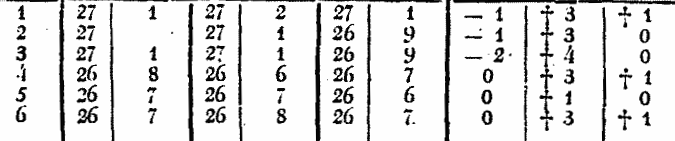
#> input picture extract_simple_table_struct/example_subtable_rot_numbers.png, 675 x 141 px
$ jupyter execute --allow-errors extract_simple_table_structure.ipynb   (older library calls are emulated)
#> lines starting #> are read from the running program, lines starting #| are printed output that depends on the picture; after the words box and inside, x2 and y2 are one past the last pixel; in counts of white or black regions, pixels touching at a corner belong together
# Find tables in picture-textfile

First import all required packages

[cell 1]
# general tools
import os, sys
import numpy as np

[cell 2]
import cv2

[cell 3]
from IPython.display import Image

[cell 4]
import imutils
import matplotlib.pyplot as plt

[cell 5]
# tools for OCR
import pytesseract
from pytesseract import image_to_string

## Determine table structure

[cell 6]
# define image name
img_name = "example_subtable_rot_numbers.png"
# define path where image is stored
src_path = './'

first we look at the file:

[cell 7]
Image(filename=img_name)

[cell 8]
# now we read the file
img = cv2.imread(os.path.join(src_path,img_name))
#> img is the input picture: shape (141, 675, 3); min 0, max 255, mean 224.3

### Naive reading

#> (a cell that did not finish here is left out)

#> (a cell that did not finish here is left out)

# Try contour finding

This only works if there's only one table on a page
Important parameters:
 - morph_size
 - min_text_height_limit
 - max_text_height_limit
 - cell_threshold
 - min_columns

#### Subroutines

[cell 11]
def pre_process_image(img, save_in_file, morph_size=(8, 8)):

    # get rid of the color
    pre = cv2.cvtColor(img, cv2.COLOR_BGR2GRAY)
    # Otsu threshold
    pre = cv2.threshold(pre, 250, 255, cv2.THRESH_BINARY | cv2.THRESH_OTSU)[1]
    # dilate the text to make it solid spot
    cpy = pre.copy()
    struct = cv2.getStructuringElement(cv2.MORPH_RECT, morph_size)
    cpy = cv2.dilate(~cpy, struct, anchor=(-1, -1), iterations=1)
    pre = ~cpy

    if save_in_file is not None:
        cv2.imwrite(save_in_file, pre)
    return pre

[cell 12]
def find_text_boxes(pre, min_text_height_limit=10, max_text_height_limit=40):
    # Looking for the text spots contours
    contours = cv2.findContours(pre, cv2.RETR_LIST, cv2.CHAIN_APPROX_SIMPLE)
    #contours = contours[0] if imutils.is_cv2() else contours[1]
    contours = contours[0]

    # Getting the texts bounding boxes based on the text size assumptions
    boxes = []
    for contour in contours:
        box = cv2.boundingRect(contour)
        h = box[3]

        if min_text_height_limit < h < max_text_height_limit:
            boxes.append(box)

    return boxes

[cell 13]
def find_table_in_boxes(boxes, cell_threshold=10, min_columns=2):
    rows = {}
    cols = {}

    # Clustering the bounding boxes by their positions
    for box in boxes:
        (x, y, w, h) = box
        col_key = x // cell_threshold
        row_key = y // cell_threshold
        cols[row_key] = [box] if col_key not in cols else cols[col_key] + [box]
        rows[row_key] = [box] if row_key not in rows else rows[row_key] + [box]

    # Filtering out the clusters having less than 2 cols
    table_cells = list(filter(lambda r: len(r) >= min_columns, rows.values()))
    # Sorting the row cells by x coord
    table_cells = [list(sorted(tb)) for tb in table_cells]
    # Sorting rows by the y coord
    table_cells = list(sorted(table_cells, key=lambda r: r[0][1]))

    return table_cells

[cell 14]
def build_lines(table_cells):
    if table_cells is None or len(table_cells) <= 0:
        return [], []

    max_last_col_width_row = max(table_cells, key=lambda b: b[-1][2])
    max_x = max_last_col_width_row[-1][0] + max_last_col_width_row[-1][2]

    max_last_row_height_box = max(table_cells[-1], key=lambda b: b[3])
    max_y = max_last_row_height_box[1] + max_last_row_height_box[3]

    hor_lines = []
    ver_lines = []

    for box in table_cells:
        x = box[0][0]
        y = box[0][1]
        hor_lines.append((x, y, max_x, y))

    for box in table_cells[0]:
        x = box[0]
        y = box[1]
        ver_lines.append((x, y, x, max_y))

    (x, y, w, h) = table_cells[0][-1]
    ver_lines.append((max_x, y, max_x, max_y))
    (x, y, w, h) = table_cells[0][0]
    hor_lines.append((x, max_y, max_x, max_y))

    return hor_lines, ver_lines

#### Main part

[cell 15]
pre_file = os.path.join("./", "pre.png")
out_file = os.path.join("./", "out.png")

[cell 16]
pre_processed = pre_process_image(img, pre_file, morph_size=(6,2))
#> in pre_process_image, `pre = cv2.threshold(pre, 250, 255, cv2.THRESH_BINARY | cv2.THRESH_OTSU..`:
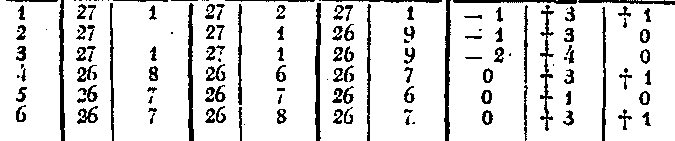
#> pre: shape (141, 675); 87.5% white; 141 black regions (31 under 20 px), largest, box (x1, y1, x2, y2) and area: (444, 0, 451, 141) 616, (315, 3, 321, 141) 600, (187, 3, 194, 141) 595
#> in pre_process_image, `cpy = cv2.dilate(~cpy, struct, anchor=(-1, -1), iterations=1)`:
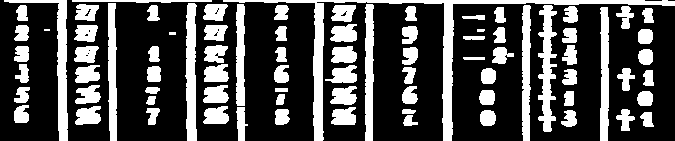
#> cpy: shape (141, 675); 30.1% white; 82 white regions (1 under 20 px), largest, box (x1, y1, x2, y2) and area: (223, 0, 675, 141) 4202, (4, 0, 68, 141) 1457, (538, 5, 557, 132) 1312

[cell 17]
Image(filename=pre_file)

[cell 18]
text_boxes = find_text_boxes(pre_processed, min_text_height_limit=12, max_text_height_limit=40)
#> in find_text_boxes, `contours = cv2.findContours(pre, cv2.RETR_LIST, cv2.CHAIN_APPROX_SIMPLE)`: contours = 89 contours, 13 with area under 20; largest, box (x1, y1, x2, y2) and area: (66, 0, 315, 141) 30944, (452, 3, 675, 141) 27635, (317, 2, 444, 141) 15058, (0, 0, 59, 141) 7796, (537, 4, 558, 133) 1498
#> the loop in find_text_boxes, `for contour in contours:` made 89 passes
#> (box, h) on passes 1 to 8: ((402, 114, 17, 13), 13), ((639, 111, 16, 17), 17), ((560, 109, 18, 19), 19), ((479, 109, 18, 18), 18), ((615, 108, 21, 24), 24), ((401, 108, 16, 7), 7), ((274, 108, 17, 18), 18), ((145, 107, 16, 19), 19)
#> after the loop in find_text_boxes, `for contour in contours:`: boxes = 61 items, first 6: (402, 114, 17, 13), (639, 111, 16, 17), (560, 109, 18, 19), (479, 109, 18, 18), (615, 108, 21, 24), (274, 108, 17, 18)
#> text_boxes has the same summary as boxes in find_text_boxes

[cell 19]
cells = find_table_in_boxes(text_boxes, min_columns=2, cell_threshold=20)
#> the loop in find_table_in_boxes, `for box in boxes:` made 61 passes
#> (x, y, w, h, col_key, row_key) on passes 1 to 8: (402, 114, 17, 13, 20, 5), (639, 111, 16, 17, 31, 5), (560, 109, 18, 19, 28, 5), (479, 109, 18, 18, 23, 5), (615, 108, 21, 24, 30, 5), (274, 108, 17, 18, 13, 5), (145, 107, 16, 19, 7, 5), (330, 106, 27, 20, 16, 5)
#> after the loop in find_table_in_boxes, `for box in boxes:`: cols = {5: [(13, 104, 17, 20)], 4: [(74, 84, 28, 21)], 3: [(14, 63, 16, 21)], 2: [(203, 44, 26, 20)], 1: [(329, 23, 29, 20)], 0: [(14, 63, 16, 21), (74, 3, 26, 19)]}; rows = 6 items
#> cells = 6 items

[cell 20]
hor_lines, ver_lines = build_lines(cells)
#> in build_lines, `max_last_col_width_row = max(table_cells, key=lambda b: b[-1][2])`: max_last_col_width_row = [(13, 86, 18, 18), (74, 84, 28, 21), (202, 84, 28, 20), (275, 93, 11, 13), (329, 85, 29, 21), (401, 85, 18, 20), (478, 89, 18, 17), (563, 90, 12, 17), (636, 90, 18, 17)]
#> in build_lines, `max_x = max_last_col_width_row[-1][0] + max_last_col_width_row[-1][2]`: max_x = 654
#> in build_lines, `max_last_row_height_box = max(table_cells[-1], key=lambda b: b[3])`: max_last_row_height_box = (615, 108, 21, 24)
#> in build_lines, `max_y = max_last_row_height_box[1] + max_last_row_height_box[3]`: max_y = 132
#> the loop in build_lines, `for box in table_cells:` made 6 passes
#> (x, y) on passes 1 to 6: (15, 4), (13, 24), (13, 45), (14, 63), (13, 86), (13, 104)
#> after the loop in build_lines, `for box in table_cells:`: hor_lines = [(15, 4, 654, 4), (13, 24, 654, 24), (13, 45, 654, 45), (14, 63, 654, 63), (13, 86, 654, 86), (13, 104, 654, 104)]
#> the loop in build_lines, `for box in table_cells[0]:` made 11 passes
#> (box, x, y) on passes 1 to 8: ((15, 4, 14, 18), 15, 4), ((74, 3, 26, 19), 74, 3), ((146, 4, 15, 18), 146, 4), ((202, 3, 27, 19), 202, 3), ((273, 4, 17, 17), 273, 4), ((330, 4, 27, 19), 330, 4), ((404, 5, 14, 17), 404, 5), ((493, 6, 14, 18), 493, 6)
#> after the loop in build_lines, `for box in table_cells[0]:`: ver_lines = [(15, 4, 15, 132), (74, 3, 74, 132), (146, 4, 146, 132), (202, 3, 202, 132), (273, 4, 273, 132), (330, 4, 330, 132), (404, 5, 404, 132), (493, 6, 493, 132), (562, 5, 562, 132), (615, 5, 615, 132), (641, 7, 641, 132)]
#> in build_lines, `(x, y, w, h) = table_cells[0][-1]`: w = 14; h = 17
#> in build_lines, `(x, y, w, h) = table_cells[0][0]`: x = 15; y = 4; h = 18
#> hor_lines = [(15, 4, 654, 4), (13, 24, 654, 24), (13, 45, 654, 45), (14, 63, 654, 63), (13, 86, 654, 86), (13, 104, 654, 104), (15, 132, 654, 132)]; ver_lines = [(15, 4, 15, 132), (74, 3, 74, 132), (146, 4, 146, 132), (202, 3, 202, 132), (273, 4, 273, 132), (330, 4, 330, 132), (404, 5, 404, 132), (493, 6, 493, 132), (562, 5, 562, 132), (615, 5, 615, 132), (641, 7, 641, 132), (654, 7, 654, 132)]

[cell 21]
# Visualize the result
vis = img.copy()

for box in text_boxes:
    (x, y, w, h) = box
    cv2.rectangle(vis, (x, y), (x + w - 2, y + h - 2), (0, 255, 0), 1)
#> this loop made 61 passes
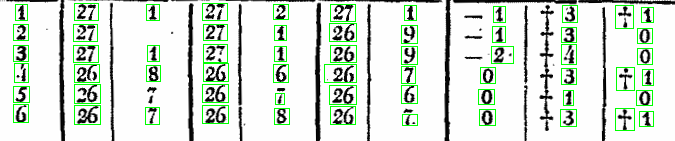
#> vis: shape (141, 675, 3); 4.44% of pixels changed, all inside (x1, y1, x2, y2) = (13, 3, 654, 131)

for line in hor_lines:
    [x1, y1, x2, y2] = line
    cv2.line(vis, (x1, y1), (x2, y2), (0, 0, 255), 1)
#> this loop made 7 passes
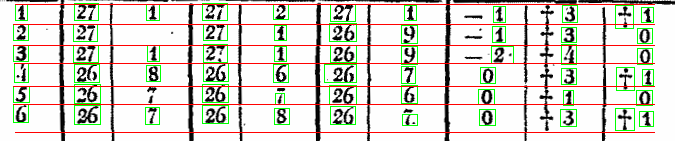
#> vis: shape (141, 675, 3); 4.72% of pixels changed, all inside (x1, y1, x2, y2) = (13, 4, 655, 133)

for line in ver_lines:
    [x1, y1, x2, y2] = line
    cv2.line(vis, (x1, y1), (x2, y2), (0, 0, 255), 1)
#> this loop made 12 passes
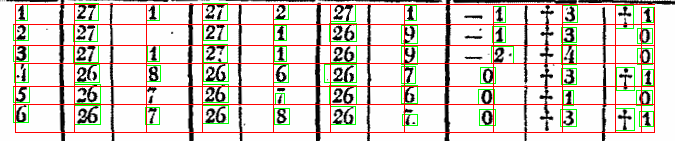
#> vis: shape (141, 675, 3); 1.54% of pixels changed, all inside (x1, y1, x2, y2) = (15, 3, 655, 132)

cv2.imwrite(out_file, vis)
#> Out = True

[cell 22]
Image(filename=out_file)

## Read text in table

Now we have the table structure and we can get individual text boxes...

[cell 23]
print(len(text_boxes))
#| 61
text_boxes[0]
#> Out = (402, 114, 17, 13)

[cell 24]
index = 18
image = img.copy()
box = text_boxes[index]
(x, y, w, h) = box
crop = image[y:y+h, x:x+w]
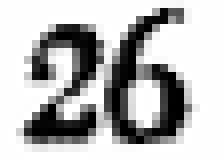
#> crop: shape (20, 28, 3) (shown 8 times larger); min 0, max 255, mean 184.3
plt.imshow(crop)
#> (this line was passed over: IPython is not available in this run)

#> (a cell that did not finish here is left out)

#> (a cell that did not finish here is left out)

#> (a cell that did not finish here is left out)

#> (a cell that did not finish here is left out)

## Sort text boxes and print

Sort text boxes by x,y values before printing
Formatted printing will only work in this way if there is a uniform row/column size.

[cell 29]
# convert to numpy array
npboxes = np.array(text_boxes)
#npboxes

[cell 30]
y_sorted_boxes = sorted(npboxes, key=lambda x: (x[1]))
y_sorted_boxes
max_y = max(npboxes[:,1])
min_y = min(npboxes[:,1])
min_y,max_y
#> Out = (3, 114)

[cell 31]
n_inv = 6 # number of intervals (rows)
y_range = max_y-min_y
y_inv = int(y_range/n_inv)
y_inv
#> Out = 18

[cell 32]
yr_boxes = []
y_old = y_sorted_boxes[0][1]-1
yr_boxes.append([])
index = 0
for box in y_sorted_boxes:
    y = box[1]
    y_diff = y-y_old
    if y_diff > y_inv*0.6:
        print(y_diff, index)
        yr_boxes.append([])
        index +=1
    y_old = y
    yr_boxes[index].append(box)
#> this loop made 61 passes
#> box on passes 1 to 8: [202, 3, 27, 19], [74, 3, 26, 19], [330, 4, 27, 19], [273, 4, 17, 17], [146, 4, 15, 18], [15, 4, 14, 18], [615, 5, 20, 25], [562, 5, 17, 19]
#> (printed output is left out)
#yr_boxes

[cell 33]
yx_boxes = []
for num in range(len(yr_boxes)):
    box = np.array(yr_boxes[num])
    yx_box = box[box[:,0].argsort()]
    yx_boxes.append(yx_box)
#> this loop made 6 passes
yx_boxes[1]
#> Out = [[13, 24, 17, 18], [73, 24, 26, 19], [203, 24, 26, 18], [274, 25, 14, 17], [329, 23, 29, 20], [401, 25, 18, 20], [492, 26, 15, 18], [561, 27, 17, 17], [637, 28, 17, 17]]

$ run again, with find_picture_in_picture/12-23-1842.png copied over extract_simple_table_struct/example_subtable_rot_numbers.png
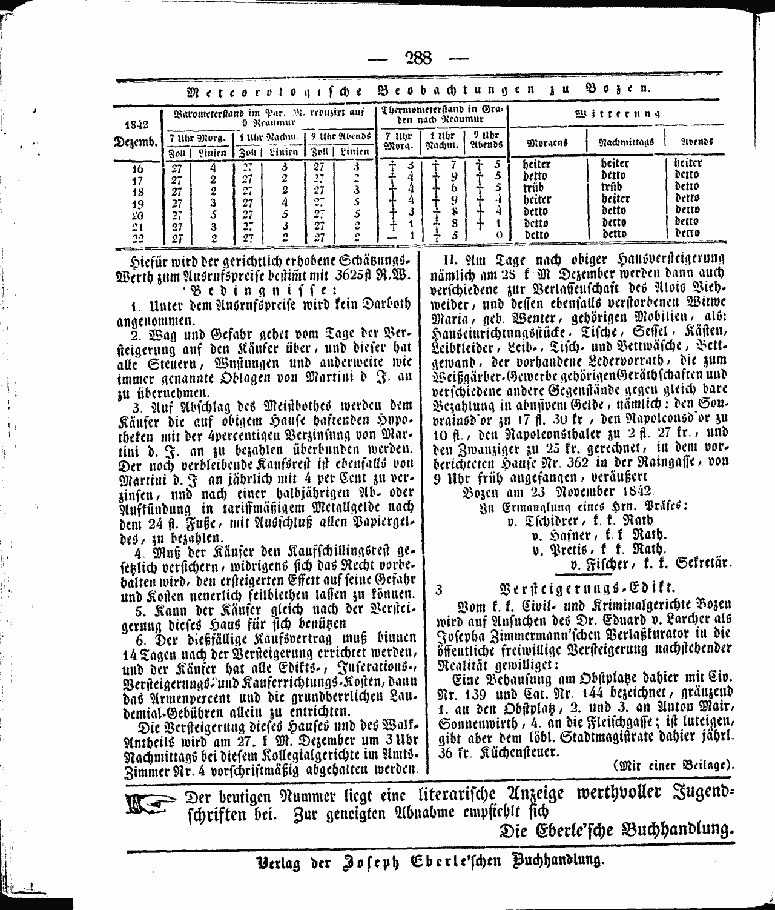
#> input picture find_picture_in_picture/12-23-1842.png, 775 x 910 px, shrunk from 1280 x 1502 before the run
#> img is the input picture: shape (910, 775, 3); min 8, max 254, mean 218.4
#> in pre_process_image, `cpy = cv2.dilate(~cpy, struct, anchor=(-1, -1), iterations=1)`:
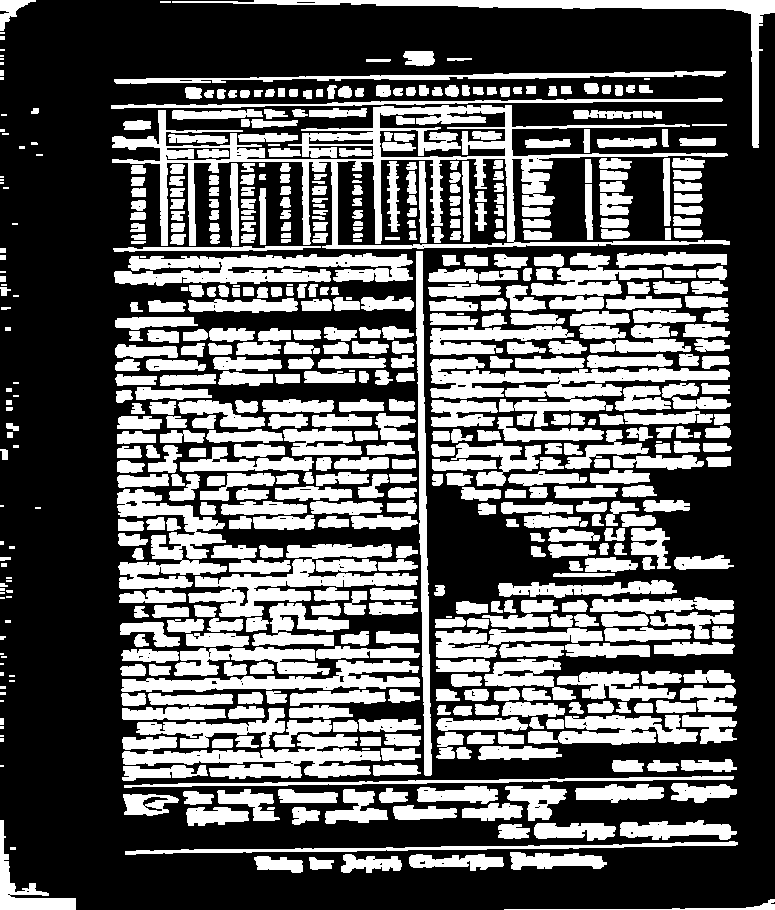
#> cpy: shape (910, 775); 37.4% white; 615 white regions (61 under 20 px), largest, box (x1, y1, x2, y2) and area: (112, 105, 730, 249) 16202, (430, 357, 730, 427) 6935, (114, 253, 413, 286) 6278
#> contours = 744 contours, 166 with area under 20; largest, box (x1, y1, x2, y2) and area: (0, 0, 775, 910) 694688, (111, 104, 731, 250) 22569, (113, 252, 414, 287) 6992, (429, 356, 731, 400) 6306, (121, 733, 382, 780) 5909
#> the loop in find_text_boxes, `for contour in contours:` made 744 passes
#> (box, h) on passes 5 to 7: ((420, 861, 5, 3), 3), ((308, 856, 27, 15), 15), ((253, 855, 51, 19), 19)
#> after the loop in find_text_boxes, `for contour in contours:`: boxes = 354 items, first 6: (308, 856, 27, 15), (253, 855, 51, 19), (408, 853, 97, 19), (340, 853, 63, 21), (509, 851, 99, 20), (124, 840, 615, 16)
#> text_boxes has the same summary as boxes in find_text_boxes
#> the loop in find_table_in_boxes, `for box in boxes:` made 354 passes
#> (x, y, w, h, col_key, row_key) on passes 1 to 3: (308, 856, 27, 15, 15, 42), (253, 855, 51, 19, 12, 42), (408, 853, 97, 19, 20, 42)
#> after the loop in find_table_in_boxes, `for box in boxes:`: cols = 41 items
#> table_cells = 37 items
#> max_last_col_width_row = [(118, 589, 69, 15), (232, 587, 17, 19), (313, 586, 37, 16), (350, 590, 18, 14), (369, 587, 49, 14), (433, 584, 13, 13), (503, 599, 14, 15), (520, 599, 39, 15), (561, 599, 28, 14), (589, 596, 146, 19)]
#> max_x = 735
#> max_last_row_height_box = (340, 853, 63, 21)
#> max_y = 874
#> the loop in build_lines, `for box in table_cells:` made 37 passes
#> (x, y) on passes 1, 5, 8, 9, 10, 11, 12, 13: (110, 97), (130, 199), (113, 252), (427, 268), (147, 299), (114, 316), (146, 329), (114, 343)
#> after the loop in build_lines, `for box in table_cells:`: hor_lines = 37 items, first 6: (110, 97, 735, 97), (582, 128, 735, 128), (584, 158, 735, 158), (239, 173, 735, 173), (130, 199, 735, 199), (474, 202, 735, 202)
#> the loop in build_lines, `for box in table_cells[0]:` made 10 passes
#> (box, x, y) on passes 1 to 8: ((110, 97, 614, 13), 110, 97), ((184, 86, 19, 14), 184, 86), ((326, 84, 12, 16), 326, 84), ((337, 85, 16, 14), 337, 85), ((375, 84, 17, 14), 375, 84), ((418, 84, 12, 13), 418, 84), ((444, 84, 16, 14), 444, 84), ((461, 84, 10, 13), 461, 84)
#> after the loop in build_lines, `for box in table_cells[0]:`: ver_lines = [(110, 97, 110, 874), (184, 86, 184, 874), (326, 84, 326, 874), (337, 85, 337, 874), (375, 84, 375, 874), (418, 84, 418, 874), (444, 84, 444, 874), (461, 84, 461, 874), (583, 82, 583, 874), (614, 84, 614, 874)]
#> in build_lines, `(x, y, w, h) = table_cells[0][-1]`: w = 10; h = 13
#> in build_lines, `(x, y, w, h) = table_cells[0][0]`: x = 110; y = 97; w = 614
#> `hor_lines, ver_lines = build_lines(cells)`: hor_lines = 38 items, first 6: (110, 97, 735, 97), (582, 128, 735, 128), (584, 158, 735, 158), (239, 173, 735, 173), (130, 199, 735, 199), (474, 202, 735, 202); ver_lines = [(110, 97, 110, 874), (184, 86, 184, 874), (326, 84, 326, 874), (337, 85, 337, 874), (375, 84, 375, 874), (418, 84, 418, 874), (444, 84, 444, 874), (461, 84, 461, 874), (583, 82, 583, 874), (614, 84, 614, 874), (735, 84, 735, 874)]
#> the loop `for box in text_boxes:` made 354 passes
#> box on passes 18 to 20: (277, 788, 62, 16), (216, 788, 65, 34), (378, 787, 31, 17)
#> the loop `for line in hor_lines:` made 38 passes
#> the loop `for line in ver_lines:` made 11 passes
#> `cv2.imwrite(out_file, vis)`: Out = True
#| 354
#> `text_boxes[0]`: Out = (308, 856, 27, 15)
#> `crop = image[y:y+h, x:x+w]`:
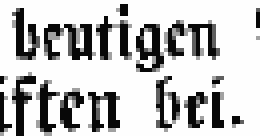
#> crop: shape (34, 65, 3) (shown 4 times larger); min 8, max 254, mean 195.4
#> `min_y,max_y`: Out = (50, 856)
#> `y_inv`: Out = 134
#> the loop `for box in y_sorted_boxes:` made 354 passes
#> box on passes 1 to 3: [402, 50, 34, 17], [113, 70, 614, 15], [583, 82, 17, 13]
#> the loop `for num in range(len(yr_boxes)):` made 1 pass
